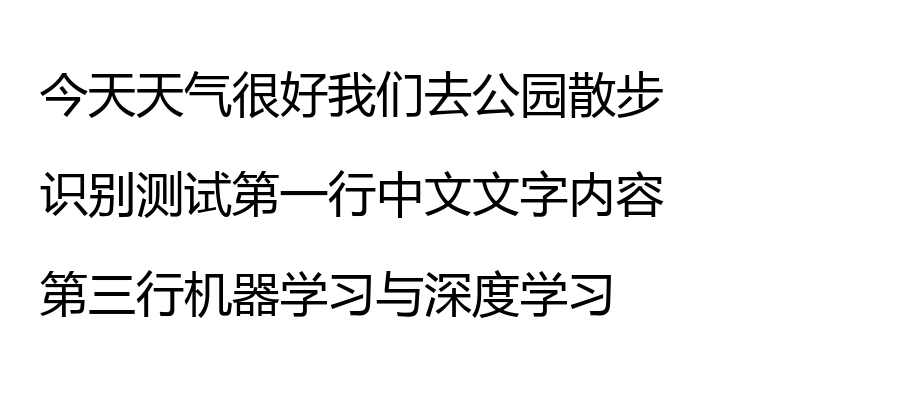
#> input picture tools/ocr_ref/img/rel_a.png, 900 x 400 px, found by its file name
$ python make_icon.py ocr_ref/img/rel_a.png
#> lines starting #> are read from the running program, lines starting #| are printed output that depends on the picture
#!/usr/bin/env python3
# -*- coding: utf-8 -*-
"""自定义 App 图标：把 icon_src/icon.png 生成 Android 全套图标。

用法：
    py tools/make_icon.py                 # 用 icon_src/icon.png
    py tools/make_icon.py 我的图.png       # 临时指定别的图

输入建议：
    · 正方形 PNG（1024×1024 最好，至少 512×512）
    · **带透明背景** → 当作"logo"：图本身居中放，背景自动取图上主色（可用 icon_src/bg.txt 覆盖）
    · **不带透明（整张铺满）** → 当作"整图背景"：整张图铺满图标

输出（全部自动写进 app/src/main/res/）：
    mipmap-mdpi/hdpi/xhdpi/xxhdpi/xxxhdpi 的 ic_launcher.png + ic_launcher_round.png
    drawable/ic_launcher_foreground.png / ic_launcher_background.png
    mipmap-anydpi-v26/ic_launcher.xml + ic_launcher_round.xml（自适应图标，含 monochrome）
"""
import os
import sys
from collections import Counter

from PIL import Image, ImageDraw, ImageOps

ROOT = os.path.dirname(os.path.dirname(os.path.abspath(__file__)))
RES = os.path.join(ROOT, "app", "src", "main", "res")
SRC_DIR = os.path.join(ROOT, "icon_src")

# 各密度下 legacy 图标边长
DENSITIES = {"mdpi": 48, "hdpi": 72, "xhdpi": 96, "xxhdpi": 144, "xxxhdpi": 192}
# 自适应图标：108dp 画布，安全区中心 72dp；前景logo缩到画布的 62%
ADAPTIVE = 432
LOGO_SCALE = 0.62


def load_source(path: str) -> Image.Image:
#> called with path = 'icon_src/ocr_ref/img/rel_a.png'
    img = Image.open(path).convert("RGBA")
    w, h = img.size
#> w = 900; h = 400
    if w != h:  # 非正方形：居中裁成正方形
        side = min(w, h)
#> side = 400
        img = img.crop(((w - side) // 2, (h - side) // 2, (w + side) // 2, (h + side) // 2))
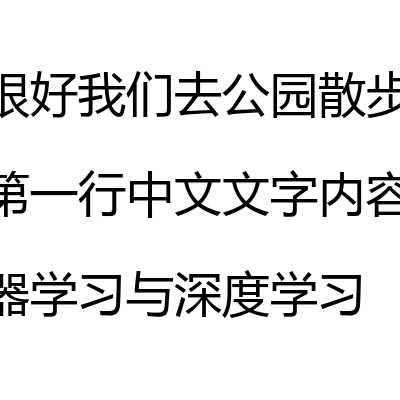
#> img: PIL image 400x400 RGBA; mean R, G, B, A 229.4, 229.4, 229.4, 255
    return img


def has_transparency(img: Image.Image) -> bool:
    alpha = img.getchannel("A")
#> alpha: PIL image 400x400 L; every value is 255
    hist = alpha.histogram()
#> hist = 256 values from 0 to 160000
    transparent = sum(hist[:200])          # alpha < 200 算透明
#> transparent = 0
    return transparent > (img.width * img.height * 0.05)


def dominant_color(img: Image.Image) -> tuple:
    """取不透明像素的主色（用于 logo 模式的背景）"""
    small = img.resize((64, 64))
    counts = Counter()
    for r, g, b, a in small.getdata():
        if a < 200:
            continue
        counts[(r // 24 * 24, g // 24 * 24, b // 24 * 24)] += 1
    if not counts:
        return (20, 98, 90, 255)
    r, g, b = counts.most_common(1)[0][0]
    return (r, g, b, 255)


def fit(img: Image.Image, size: int) -> Image.Image:
    return ImageOps.contain(img, (size, size), Image.LANCZOS)


def compose_icon(src: Image.Image, logo_mode: bool, bg: tuple, size: int, round_mask: bool) -> Image.Image:
    """出图：logo 模式 = 纯色底 + 居中小图；整图模式 = 图铺满"""
    canvas = Image.new("RGBA", (size, size), bg if logo_mode else (0, 0, 0, 0))
    if logo_mode:
        fg = fit(src, int(size * 0.78))
        canvas.alpha_composite(fg, ((size - fg.width) // 2, (size - fg.height) // 2))
    else:
        bgimg = ImageOps.fit(src.convert("RGBA"), (size, size), Image.LANCZOS)
        canvas.alpha_composite(bgimg)
    if round_mask:
        mask = Image.new("L", (size, size), 0)
        ImageDraw.Draw(mask).ellipse((0, 0, size - 1, size - 1), fill=255)
        out = Image.new("RGBA", (size, size), (0, 0, 0, 0))
        out.paste(canvas, (0, 0), mask)
        return out
    return canvas


def main() -> int:
    name = sys.argv[1] if len(sys.argv) > 1 else "icon.png"
    path = name if os.path.isabs(name) else os.path.join(SRC_DIR, name)
    if not os.path.exists(path):
        print("找不到源图：%s\n请把图片放到 %s（文件名 icon.png）" % (path, SRC_DIR))
        return 1

    src = load_source(path)
    logo_mode = has_transparency(src)
#> logo_mode = False
    bg_path = os.path.join(SRC_DIR, "bg.txt")
    if os.path.exists(bg_path):
        hexv = open(bg_path, encoding="utf-8").read().strip().lstrip("#")
        bg = tuple(int(hexv[i:i + 2], 16) for i in (0, 2, 4)) + (255,)
    else:
        bg = (0x14, 0x62, 0x5A, 255)   # 默认用 App 主题青；想换就写 icon_src/bg.txt（如 #1E6F5C）
    print("源图 %s  %dx%d  模式=%s  背景色=#%02X%02X%02X" % (
        os.path.basename(path), src.width, src.height,
        "logo" if logo_mode else "整图铺满", bg[0], bg[1], bg[2]))
#| 源图 rel_a.png  400x400  模式=整图铺满  背景色=#14625A

    # 1) legacy 各密度 PNG（方形 + 圆形）
    for dens, size in DENSITIES.items():
        d = os.path.join(RES, "mipmap-" + dens)
        os.makedirs(d, exist_ok=True)
        compose_icon(src, logo_mode, bg, size, False).save(os.path.join(d, "ic_launcher.png"))
        compose_icon(src, logo_mode, bg, size, True).save(os.path.join(d, "ic_launcher_round.png"))
#> this loop made 5 passes
#> pass 1, in compose_icon, `bgimg = ImageOps.fit(src.convert("RGBA"), (size, size), Image.LANCZOS)`:
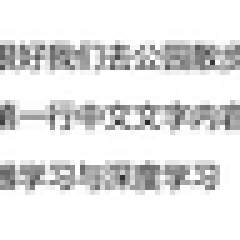
#> bgimg: PIL image 48x48 RGBA (shown 5 times larger); mean R, G, B, A 228.1, 228.1, 228.1, 255
#> pass 1, in main, `compose_icon(src, logo_mode, bg, size, True).save(os.path.join(d, "ic_..`:
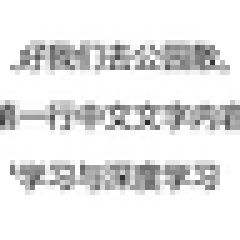
#> saved as ic_launcher_round.png: PIL image 48x48 RGBA (shown 5 times larger); mean R, G, B, A 175.2, 175.2, 175.2, 199.7; transparent parts drawn white

    # 2) 自适应图标的两层
    drawable = os.path.join(RES, "drawable")
    os.makedirs(drawable, exist_ok=True)
    if logo_mode:
        fg = Image.new("RGBA", (ADAPTIVE, ADAPTIVE), (0, 0, 0, 0))
        logo = fit(src, int(ADAPTIVE * LOGO_SCALE))
        fg.alpha_composite(logo, ((ADAPTIVE - logo.width) // 2, (ADAPTIVE - logo.height) // 2))
        fg.save(os.path.join(drawable, "ic_launcher_foreground.png"))
        Image.new("RGBA", (ADAPTIVE, ADAPTIVE), bg).save(
            os.path.join(drawable, "ic_launcher_background.png"))
    else:
        # 整图模式：图放背景层铺满，前景留空
        ImageOps.fit(src, (ADAPTIVE, ADAPTIVE), Image.LANCZOS).save(
            os.path.join(drawable, "ic_launcher_background.png"))
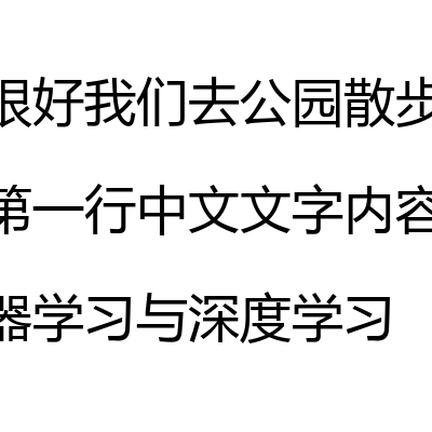
#> saved as ic_launcher_background.png: PIL image 432x432 RGBA; mean R, G, B, A 229.4, 229.4, 229.4, 255
        Image.new("RGBA", (ADAPTIVE, ADAPTIVE), (0, 0, 0, 0)).save(
            os.path.join(drawable, "ic_launcher_foreground.png"))

    # 3) anydpi-v26 自适应图标 xml
    anydpi = os.path.join(RES, "mipmap-anydpi-v26")
    os.makedirs(anydpi, exist_ok=True)
    xml = ('<?xml version="1.0" encoding="utf-8"?>\n'
           '<adaptive-icon xmlns:android="http://schemas.android.com/apk/res/android">\n'
           '    <background android:drawable="@drawable/ic_launcher_background" />\n'
           '    <foreground android:drawable="@drawable/ic_launcher_foreground" />\n'
           '    <monochrome android:drawable="@drawable/ic_launcher_foreground" />\n'
           '</adaptive-icon>\n')
    for n in ("ic_launcher.xml", "ic_launcher_round.xml"):
        open(os.path.join(anydpi, n), "w", encoding="utf-8", newline="\n").write(xml)

    print("完成：mipmap-*/ + drawable/ic_launcher_{foreground,background}.png + anydpi-v26/*.xml")
    print("重新打包即可生效：py build.py <项目> :app:assembleDebug")
    return 0


if __name__ == "__main__":
    sys.exit(main())
#> (the program exits here)

$ run again, on app/src/androidTest/assets/ru_real.jpg
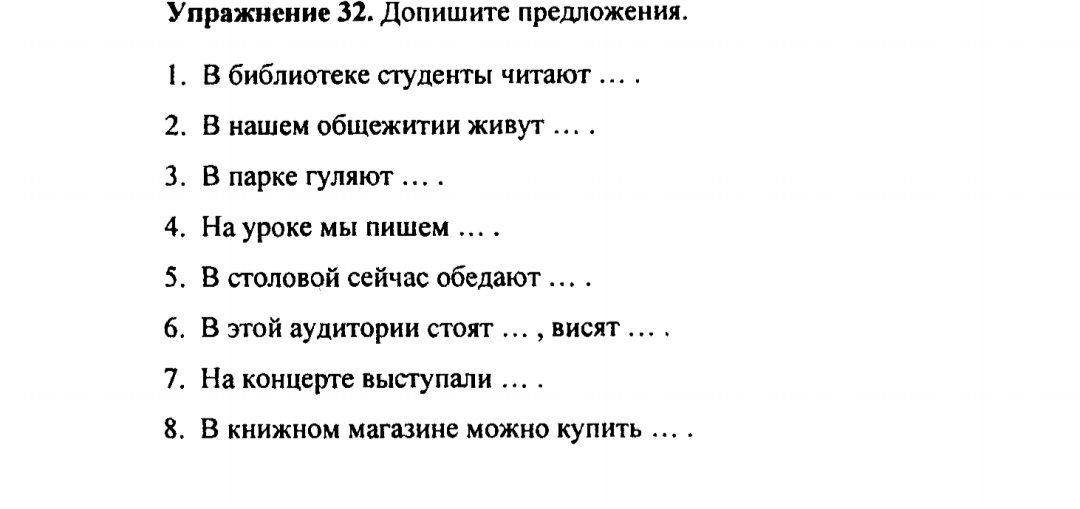
#> input picture app/src/androidTest/assets/ru_real.jpg, 1080 x 509 px, found by its file name
#> in load_source, `img = img.crop(((w - side) // 2, (h - side) // 2, (w + side) // 2, (h ..`:
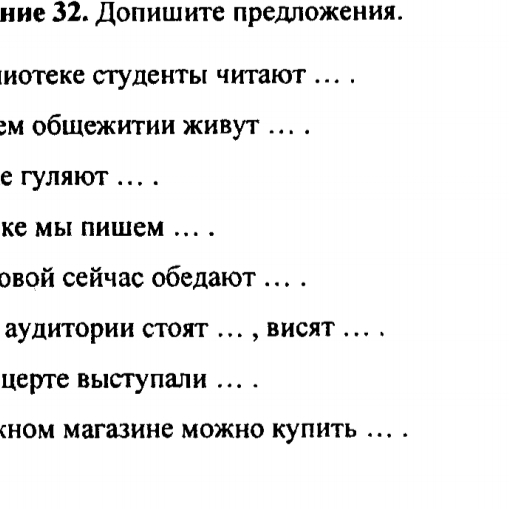
#> img: PIL image 509x509 RGBA; mean R, G, B, A 238.8, 238.8, 238.8, 255
#> alpha: PIL image 509x509 L; every value is 255
#> hist = 256 values from 0 to 259081
#> transparent = 0
#> logo_mode = False
#| 源图 ru_real.jpg  509x509  模式=整图铺满  背景色=#14625A
#> in main, `ImageOps.fit(src, (ADAPTIVE, ADAPTIVE), Image.LANCZOS).save( os.path.j..`:
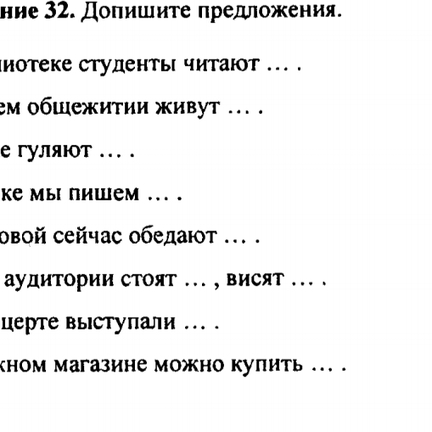
#> saved as ic_launcher_background.png: PIL image 432x432 RGBA; mean R, G, B, A 238.7, 238.7, 238.7, 255
